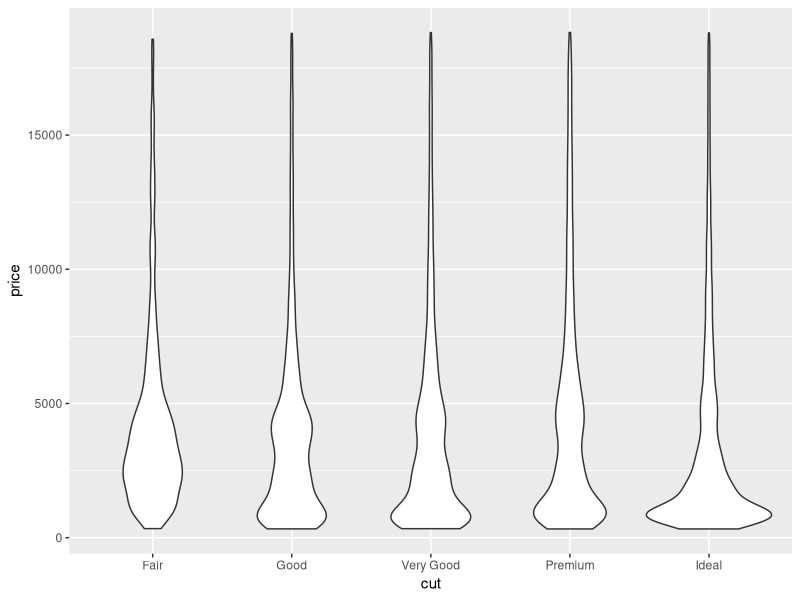
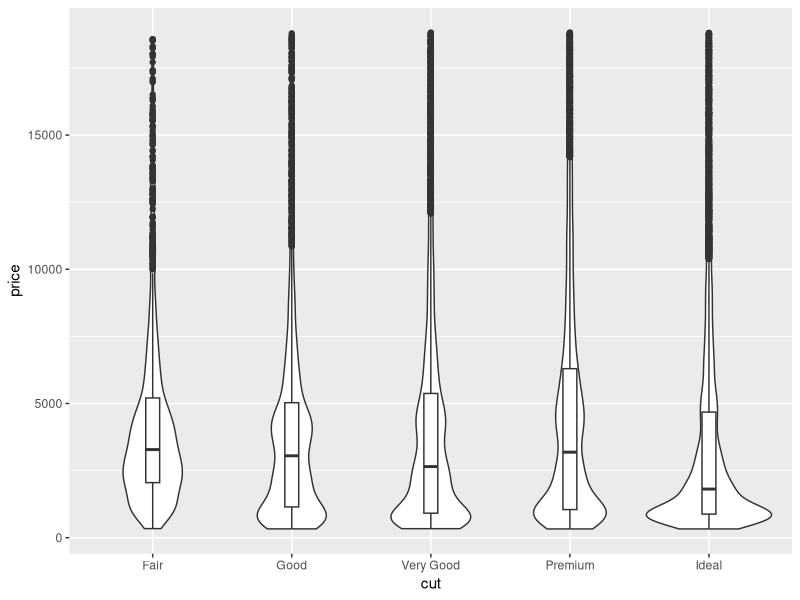
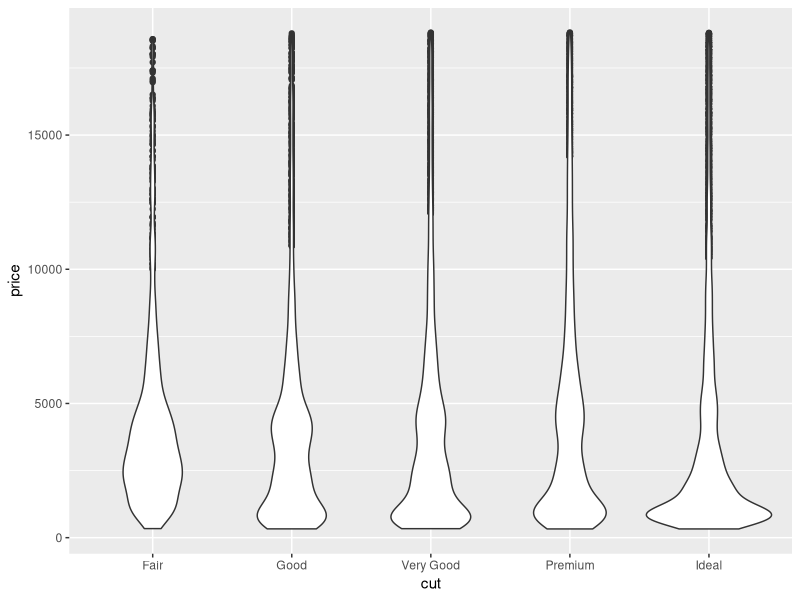
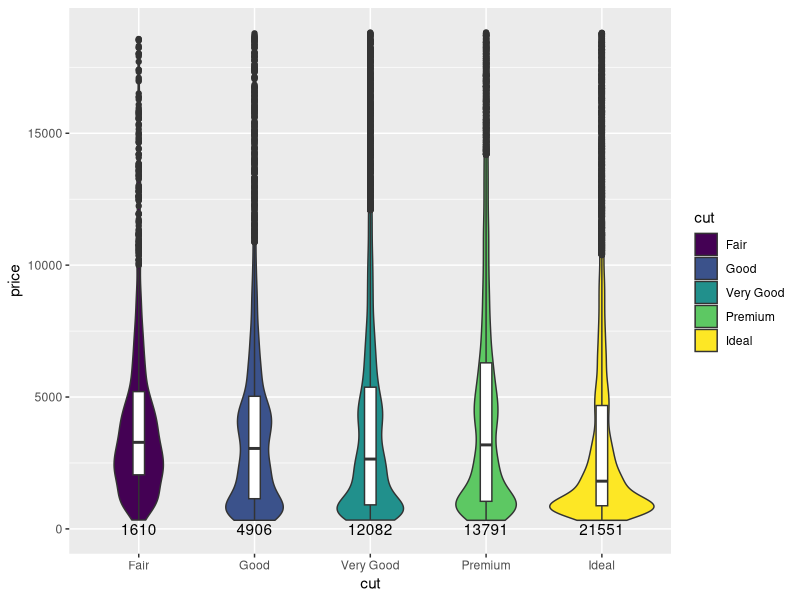
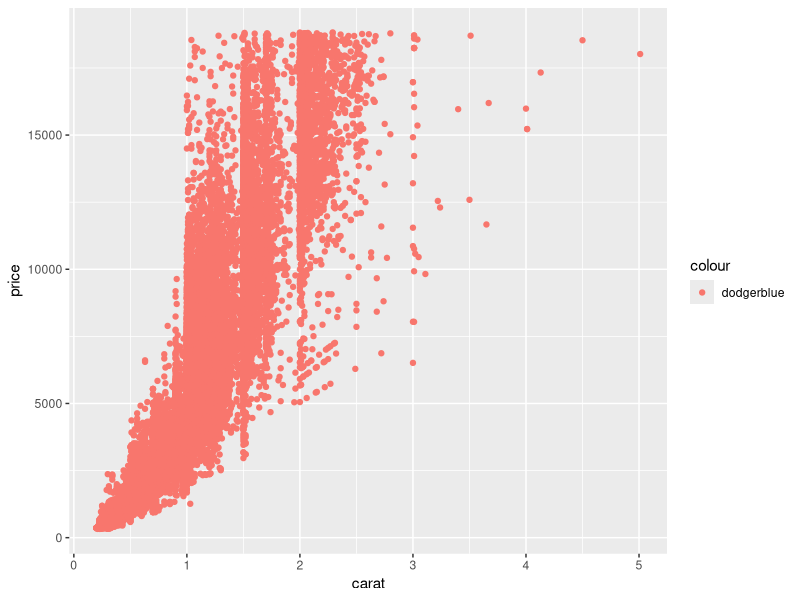
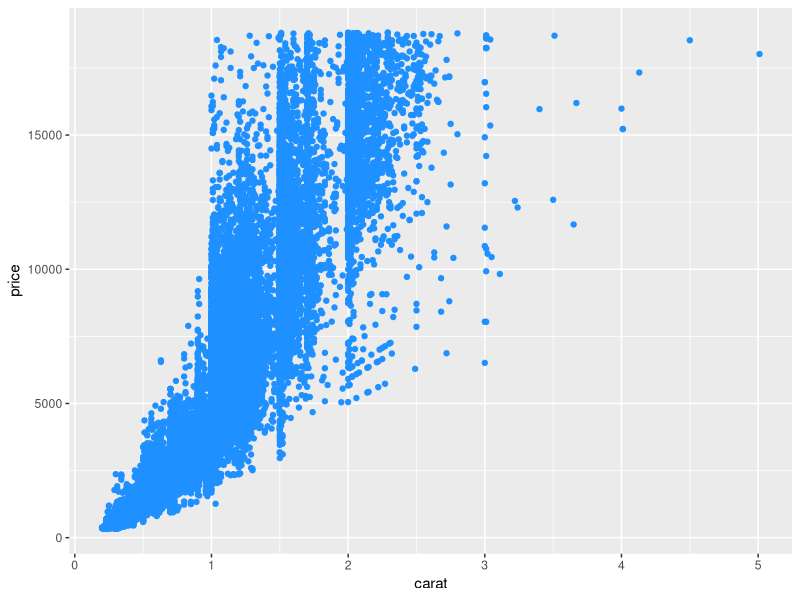
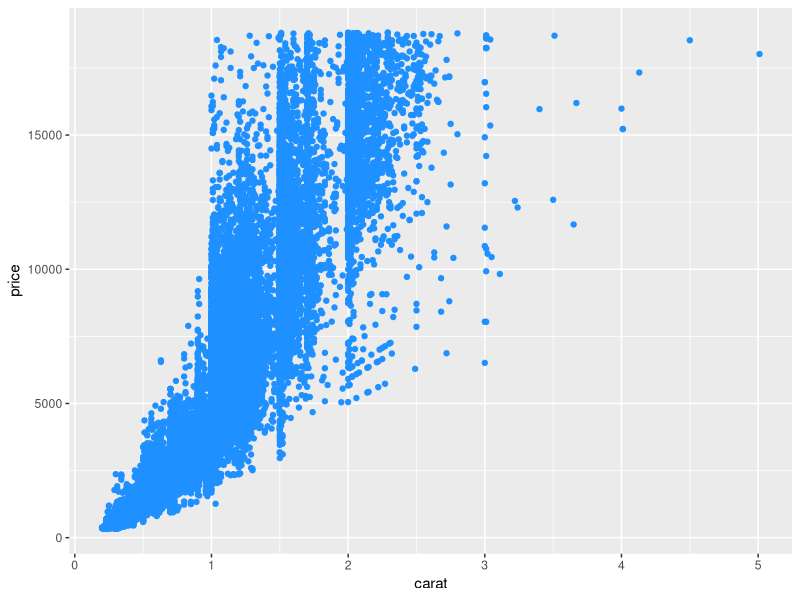
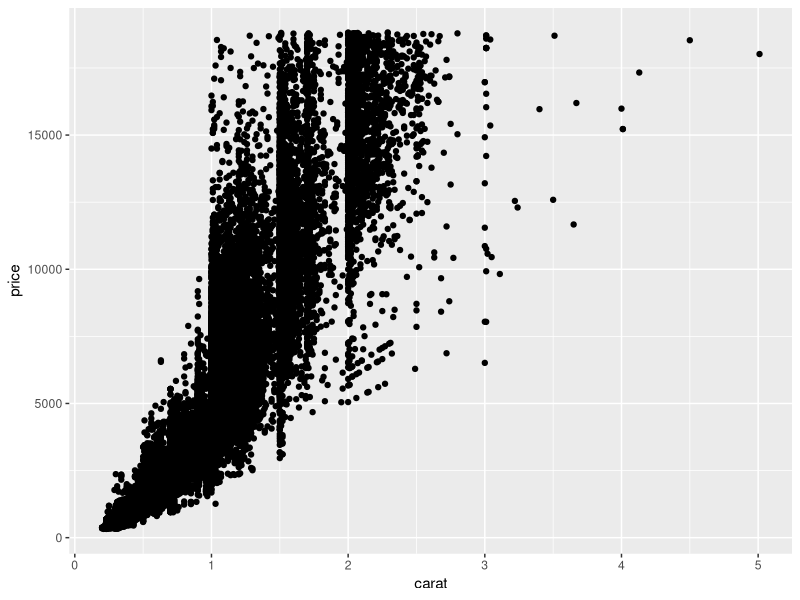

The R source for these figures, in order:
## ---- chunk 1
knitr::opts_chunk$set(#fig.path = "images/chapter6-04/",
                      fig.align = "center",
                      fig.width = 4, 
                      fig.height = 4,
                      echo = TRUE)
library(ggplot2)
## ---- chunk 2
ggplot(data = diamonds,
       mapping = aes(x = cut, y = price)) +
  geom_violin()
## ---- chunk 3
ggplot(data = diamonds,
       mapping = aes(x = cut, y = price)) +
  geom_violin() + 
  geom_boxplot(width = 0.1)
## ---- chunk 4
ggplot(data = diamonds,
       mapping = aes(x = cut, y = price)) +
  geom_boxplot(width = 0.1) +
  geom_violin()
## ---- chunk 5
library(dplyr) # needed for data wrangling
ggplot(data = diamonds, aes(x = cut, y = price)) +
  geom_violin(aes(fill = cut)) + 
  geom_boxplot(width = 0.1) +
  geom_text(data = function(data) data %>% 
              group_by(cut) %>% 
              tally(),
            aes(y = 0, label = n), nudge_y = -0.2)
## ---- chunk 6
ggplot(diamonds, aes(carat, price)) +
  geom_point(aes(color = "dodgerblue"))
## ---- chunk 7
ggplot(diamonds, aes(carat, price)) +
  geom_point(color = "dodgerblue")
## ---- chunk 8
ggplot(diamonds, aes(carat, price)) +
  geom_point(aes(color = I("dodgerblue")))
## ---- chunk 9
ggplot(diamonds, aes(carat, price),
       color = "dodgerblue") +
  geom_point()
## ---- chunk 10
ggplot(diamonds, aes(color, fill = cut)) +
  geom_bar(color = "black") + 
  annotate("text", x = "I", y = 9000, 
           label = paste(nrow(diamonds), "diamonds"))
